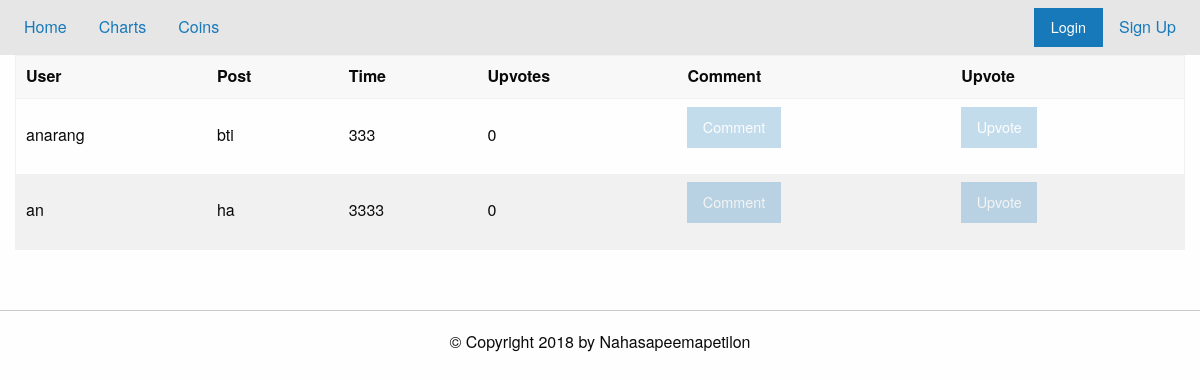
/thread?id=1, run on the app's committed database.
### tables this page shows
CREATE TABLE t1 (postID INT PRIMARY KEY,post TEXT,user TEXT,time TEXT,upvote INT,whoVote TEXT);

### app.py (the view, shortened to what this page needs)
@app.route("/thread", methods=['POST','GET'])
def load_thread():
    if request.method=="GET":
        threadID = request.args.get('id')#or perhaps name?
        print(threadID)
        db = sqlite3.connect('./data/base.db')
        c = db.cursor()
        try:
            posts = dbEditor.viewThread(c, threadID)
            db.close()
            return render_template('thread.html', notLoggedIn=noUser(), posts=posts, threadname=posts[0][1], threadID=threadID)
        except:
            flash("Thread not Found")
            return redirect('/')

### app.py (called while the page is built)
def noUser():
    return 'username' not in session.keys()

### util/dbEditor.py (called while the page is built)
def viewThread(cursor,threadID):
    v = "SELECT user,post,time,postID,upvote,whoVote FROM t" + str(threadID) + ";" # not the people who upvote
    val = list(cursor.execute(v))
    return val

### templates/thread.html (shortened to what this page needs)
{% extends "forum.html" %}
{% block content %}
<div class="grid-container">
{% set msgs = get_flashed_messages() %}
  <div class="table-scroll">
<table class="hover">
  <thead><tr>
      <th> User </th><th> Post </th><th> Time </th><th> Upvotes </th>
      <th> Comment</th><th> Upvote</th>
  </tr></thead>
  <tbody>
    {% for post in posts %}
    <tr>
      <td id="{{post[3]}}">{{post[0]}}</td><td>{{post[1]}}</td>
      <td>{{post[2]}}</td><td>{{post[4]}}</td>
      <td>
	<button class="button" data-open="addPost" {% if notLoggedIn %} disabled {% endif %}> Comment</button>
      </td>
      <td><form action="#" method="POST">
	  <button class="button" value="{{post[3]}},{{threadID}}" name="upvote" {% if notLoggedIn %} disabled {% endif %}>Upvote</button>
      </form></td>
    </tr>
    {% endfor %}
  </tbody>
</table>
</div>
</div>
{% endblock %}

### templates/forum.html (shortened to what this page needs)
{% extends "home.html" %}

### templates/home.html (shortened to what this page needs)
{% extends "layout.html" %}
{% block pageTop %}
<div class="top-bar">
  <div class="top-bar-left"><ul class="menu">
      <li><a href="/">Home</a></li>
      <li><a href="/chart">Charts</a></li>
	  <li><a href="/coins">Coins</a><li>
  </ul></div>
  <div class="top-bar-right"><ul class="menu">
      {% if notLoggedIn %}
      <li><button class="button" type="button" data-toggle="example-dropdown">Login</button>
      </li>
      <li><a href="/register_page"> Sign Up</a></li>
      {% else %}
      <li> <a href="/profile"> Profile</a></li>
      <li> <a href="/logout"> LogOut </a></li>
      {% endif %}
  </ul></div>
</div>
{% endblock %}

### templates/layout.html (shortened to what this page needs)
<!DOCTYPE html>
<html lang="en" >
  <head>
    <link rel="stylesheet" href="https://cdn.jsdelivr.net/npm/foundation-sites@6.5.1/dist/css/foundation.min.css">
    <link rel="stylesheet" href="https://cdnjs.cloudflare.com/ajax/libs/foundation/6.0.1/css/foundation.css">
  </head>
  <body>
    {% block pageTop %}{% endblock %}
    {% block content %}{% endblock %}
    <br><hr>
    <div id="footer" class="grid-container">
      <div class="grid-x grid-padding-x">
	<div class="cell">
      {% block footer %}
      <h6 class="text-center"> &copy; Copyright 2018 by Nahasapeemapetilon</h6>
      {% endblock %}
	</div>
      </div>
    </div>
  </body>
</html>

### data on the page
t1: user "anarang", post "bti", time "333", upvote "0", {{ post[3] }} 1 (drawn)
t1: user "an", post "ha", time "3333", upvote "0", {{ post[3] }} 2 (drawn)
